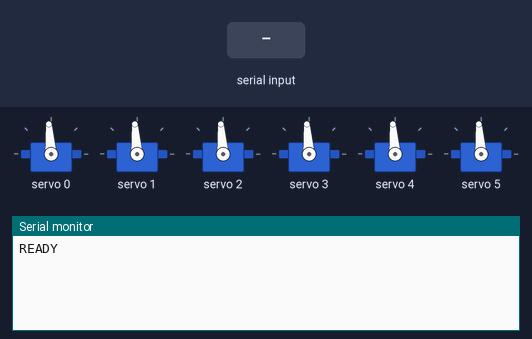
Bench run of a sketch on a simulated Arduino Uno, built with avr-gcc and run on an emulated ATmega328P. Shown: 6 × servo, the last lines printed to the serial monitor. The test bench sets the inputs (shaded band).

Above: at 1.7 s.
1.8 s: "HOME,1\n" received over Serial
At 3.0 s:
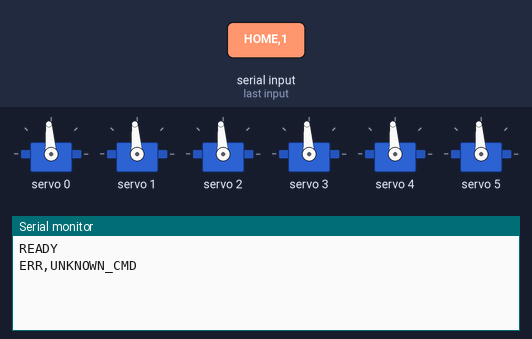
3.3 s: "ALL,\n" received over Serial
At 4.2 s:
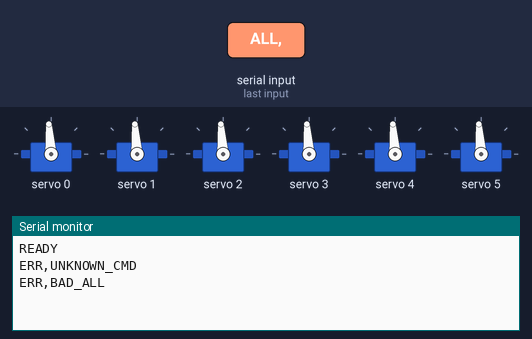
4.8 s: "SET,\n" received over Serial
At 5.4 s:
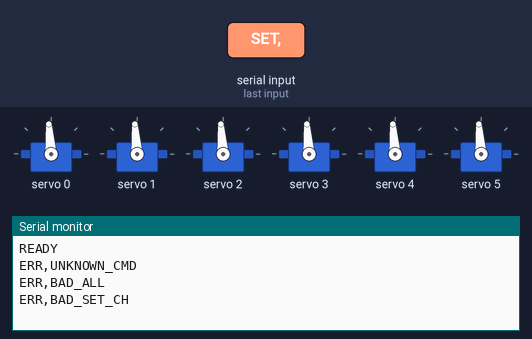

Measured:
- after the input at 1.8 s, the serial monitor: prints a new line at once (image 1)
- after the input at 3.3 s, the serial monitor: prints a new line at once (image 2)
- after the input at 4.8 s, the serial monitor: prints a new line at once (image 3)

The sketch:

arm.ino
```cpp
#include <Wire.h>
#include <Adafruit_PWMServoDriver.h>

Adafruit_PWMServoDriver pca = Adafruit_PWMServoDriver(0x40);

const uint8_t SERVO_COUNT = 6;
const uint8_t servoChannel[SERVO_COUNT] = {0, 1, 2, 3, 4, 5};

// Change these if some servos are mounted in reverse direction
const bool invertDir[SERVO_COUNT] = {
  false, false, false, false, false, false
};

// Per-servo angle limits
const int minAngle[SERVO_COUNT] = {0, 0, 0, 0, 0, 0};
const int maxAngle[SERVO_COUNT] = {180, 180, 180, 180, 180, 180};

// Per-servo pulse limits for PCA9685
// You may need to tune these a little for your servos
const uint16_t minPulse[SERVO_COUNT] = {110, 110, 110, 110, 110, 110};
const uint16_t maxPulse[SERVO_COUNT] = {510, 510, 510, 510, 510, 510};

// Safe home position
int homeAngle[SERVO_COUNT] = {90, 90, 90, 90, 90, 90};
int currentAngle[SERVO_COUNT] = {90, 90, 90, 90, 90, 90};

char inputBuffer[100];
uint8_t inputPos = 0;

uint16_t angleToPulse(uint8_t idx, int angle) {
  angle = constrain(angle, minAngle[idx], maxAngle[idx]);

  if (invertDir[idx]) {
    angle = maxAngle[idx] - (angle - minAngle[idx]);
  }

  return map(angle, minAngle[idx], maxAngle[idx], minPulse[idx], maxPulse[idx]);
}

void writeServo(uint8_t idx, int angle) {
  angle = constrain(angle, minAngle[idx], maxAngle[idx]);
  currentAngle[idx] = angle;
  uint16_t pulse = angleToPulse(idx, angle);
  pca.setPWM(servoChannel[idx], 0, pulse);
}

void writeAllServos(const int angles[SERVO_COUNT]) {
  for (uint8_t i = 0; i < SERVO_COUNT; i++) {
    writeServo(i, angles[i]);
  }
}

void goHome() {
  writeAllServos(homeAngle);
}

void sendOk() {
  Serial.println("OK");
}

void sendError(const char* msg) {
  Serial.print("ERR,");
  Serial.println(msg);
}

void parseCommand(char* line) {
  // Command format examples:
  // ALL,90,90,90,90,90,90
  // SET,2,135
  // HOME
  // STOP
  // STATUS

  if (strncmp(line, "ALL,", 4) == 0) {
    int values[SERVO_COUNT];
    uint8_t count = 0;

    char* token = strtok(line + 4, ",");
    while (token != NULL && count < SERVO_COUNT) {
      values[count++] = atoi(token);
      token = strtok(NULL, ",");
    }

    if (count != SERVO_COUNT) {
      sendError("BAD_ALL");
      return;
    }

    writeAllServos(values);
    sendOk();
    return;
  }

  if (strncmp(line, "SET,", 4) == 0) {
    char* token = strtok(line + 4, ",");
    if (token == NULL) {
      sendError("BAD_SET_CH");
      return;
    }
    int ch = atoi(token);

    token = strtok(NULL, ",");
    if (token == NULL) {
      sendError("BAD_SET_ANGLE");
      return;
    }
    int angle = atoi(token);

    if (ch < 0 || ch >= SERVO_COUNT) {
      sendError("SET_RANGE");
      return;
    }

    writeServo((uint8_t)ch, angle);
    sendOk();
    return;
  }

  if (strcmp(line, "HOME") == 0) {
    goHome();
    sendOk();
    return;
  }

  if (strcmp(line, "STOP") == 0) {
    goHome();
    sendOk();
    return;
  }

  if (strcmp(line, "STATUS") == 0) {
    Serial.print("ANGLES,");
    for (uint8_t i = 0; i < SERVO_COUNT; i++) {
      Serial.print(currentAngle[i]);
      if (i < SERVO_COUNT - 1) {
        Serial.print(",");
      }
    }
    Serial.println();
    return;
  }

  sendError("UNKNOWN_CMD");
}

void setup() {
  Serial.begin(115200);
  Wire.begin();

  pca.begin();
  pca.setPWMFreq(50); // standard servo frequency
  delay(500);

  goHome();
  Serial.println("READY");
}

void loop() {
  while (Serial.available() > 0) {
    char c = Serial.read();

    if (c == '\r') {
      continue;
    }

    if (c == '\n') {
      inputBuffer[inputPos] = '\0';
      if (inputPos > 0) {
        parseCommand(inputBuffer);
      }
      inputPos = 0;
      continue;
    }

    if (inputPos < sizeof(inputBuffer) - 1) {
      inputBuffer[inputPos++] = c;
    } else {
      inputPos = 0;
      sendError("LINE_TOO_LONG");
    }
  }
}
```
